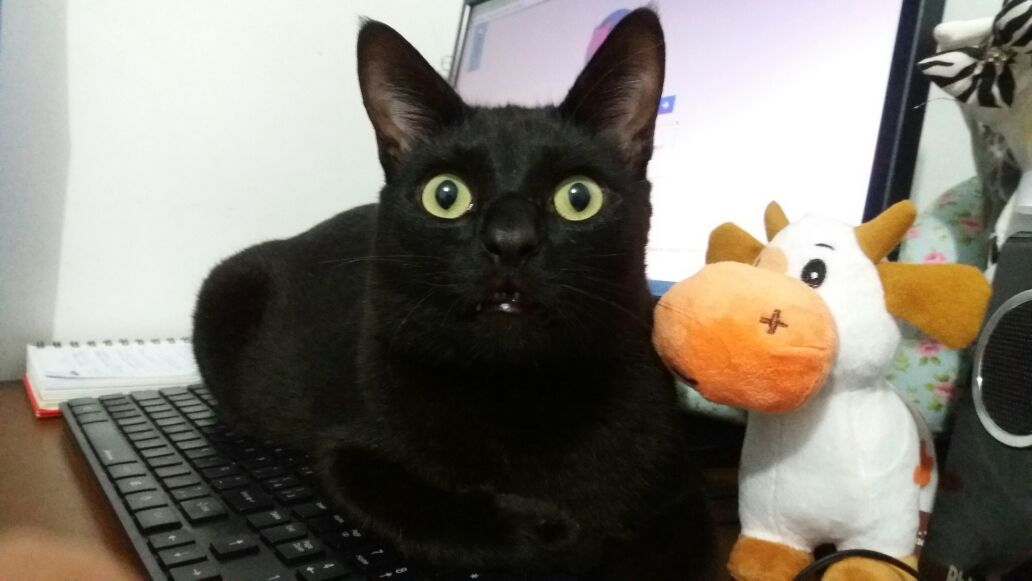
#> input picture cat.jpg, 1032 x 581 px
$ python convolutions.py --image cat.jpg
#> lines starting #> are read from the running program, lines starting #| are printed output that depends on the picture
from skimage.exposure import rescale_intensity
import numpy as np
import argparse
import cv2

def convolve(image, K):
	#Grab the spatial dimensions of the image and kernel
	(iH, iW) = image.shape[:2]
	(kH, kW) = K.shape[:2]

	#Allocate memory for the output image, taking care to "pad"
	#the borders of the input image, so the spartial size (i. e.,
	#width and height) are not reduced
	pad = (kW - 1) // 2
	image = cv2.copyMakeBorder(image, pad, pad, pad, pad,
		cv2.BORDER_REPLICATE)
	output = np.zeros((iH, iW), dtype="float")

	#loop over the input image, sliding the kernel across
	#each (x, y) coordinates from left to right and top to bottom

	for y in np.arange(pad, iH + pad):
		for x in np.arange(pad, iW + pad):
			#Extract the ROI of the image by extracting the
			#center region of the current (x, y) coodinates
			#dimensions
			roi = image[y - pad:y + pad + 1, x - pad:x + pad + 1]

			#perform the actual convolution by taking the
			#element wise multiplication between the ROI and
			#the kernel, then summing the matrix
			k = (roi * K).sum()

			#store the convolved value in the output (x, y)
			#coordinate of the output image
			output[y - pad, x - pad] = k

	#rescale the output image to be in the range [0, 255]
	output = rescale_intensity(output, in_range=(0, 255))
	output = (output * 255).astype("uint8")

	#return the output image
	return output

#Construct the argument parse and parse the argument
ap = argparse.ArgumentParser()
ap.add_argument("-i", "--image", required=True,
	help="path to the input image")
args = vars(ap.parse_args())

#Construct average blurring kernels used to smooth an image
smallBlur = np.ones((7, 7), dtype="float") * (1.0 / (7 * 7))
largeBlur = np.ones((21, 21), dtype="float") * (1.0 / (21 * 21))

#Construct a sharpening filter
sharpen = np.array((
	[0, -1, 0],
	[-1, 5, -1],
	[0, -1, 0]), dtype="int")

#Construct the Laplacian kernel used to detect edge like
#regions of an image
laplacian = np.array((
	[0, 1, 0],
	[1, -4, 1],
	[0, 1, 0]), dtype="int")

#Construct the Sobel x-axis kernel
sobelX = np.array((
	[-1, 0, 1],
	[-2, 0, 2],
	[-1, 0, 1]), dtype="int")

#Construct the Sobel y-axis kernel
sobelY = np.array((
	[-1, -2, -1],
	[0, 0, 0],
	[1, 2, 1]), dtype="int")

#Construct the emboss
emboss = np.array((
	[-2, -1, 0],
	[-1, 1, 1],
	[0, 1, 2]), dtype="int")

'''Construct the kernel bank, a list of kernels we're going
to apply using both our custom convolve function and
OpenCV filter2d function'''
kernelBank = (
	("small_blur", smallBlur),
	("large_blur", largeBlur),
	("sharpen", sharpen),
	("laplacian", laplacian),
	("sobel_x", sobelX),
	("sobel_y", sobelY),
	("emboss", emboss))

#Load the input image and convert it to grayscale
image = cv2.imread(args["image"])
#> image is the input picture: shape (581, 1032, 3); mean B, G, R 111, 120.4, 125.7
gray = cv2.cvtColor(image, cv2.COLOR_BGR2GRAY)
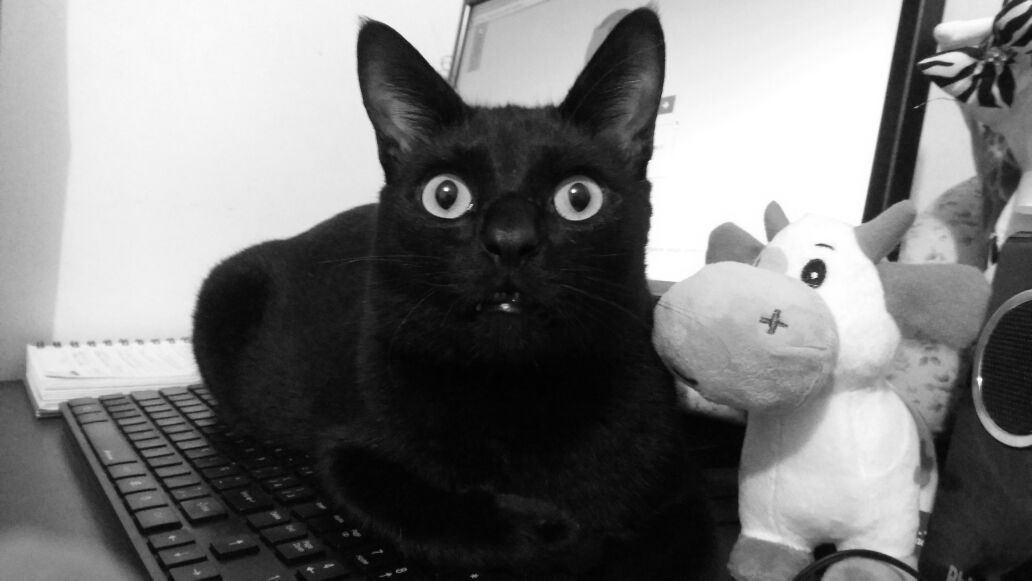
#> gray: shape (581, 1032); min 0, max 255, mean 120.9

#Loop over the kernels
for (kernelName, K) in kernelBank:
	#Apply the kernel to the grayscale image using both our
	#custom convolve function and OpenCV filter2d function
	print("[INFO] applying {} kernel".format(kernelName))
	convolveOutput = convolve(gray, K)
	opencvOutput = cv2.filter2D(gray, -1, K)

	#Show the output images
	cv2.imshow("Original", gray)
	cv2.imshow("{} - convolve".format(kernelName), convolveOutput)
	cv2.imshow("{} - opencv".format(kernelName), opencvOutput)
	cv2.waitKey(0)
	cv2.destroyAllWindows()
#> this loop made 7 passes
#> pass 1, in convolve, `image = cv2.copyMakeBorder(image, pad, pad, pad, pad, cv2.BORDER_REPLI..`:
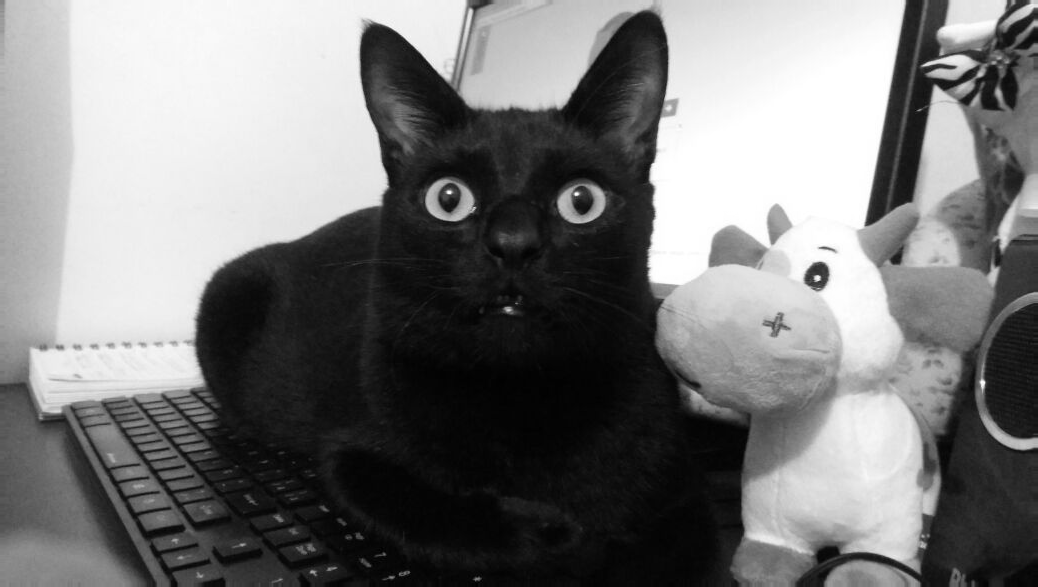
#> image: shape (587, 1038); min 0, max 255, mean 120.9
#> pass 2, in convolve (call 2), `image = cv2.copyMakeBorder(image, pad, pad, pad, pad, cv2.BORDER_REPLI..`:
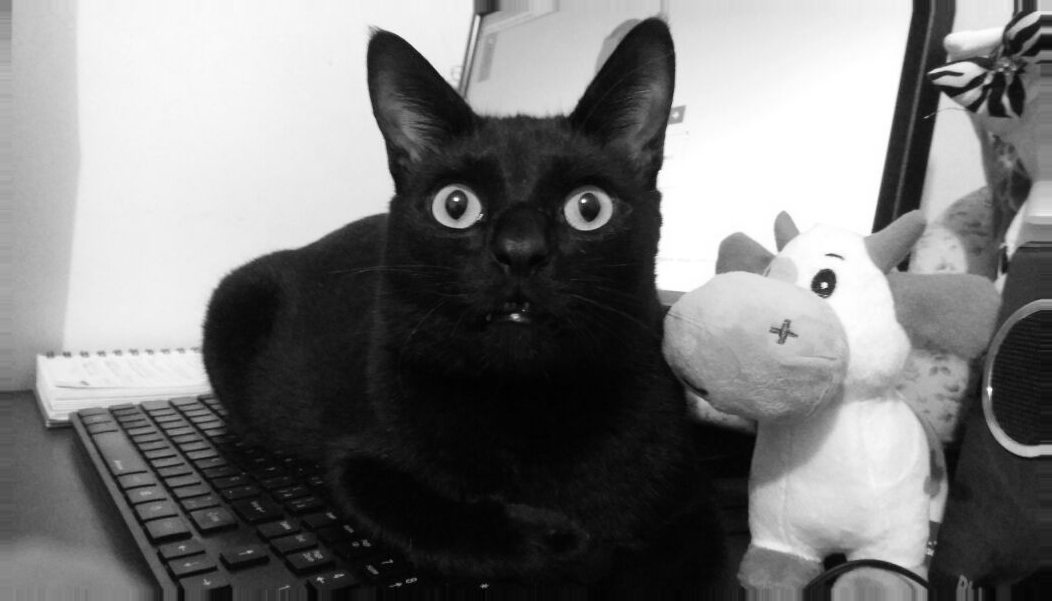
#> image: shape (601, 1052); min 0, max 255, mean 121
